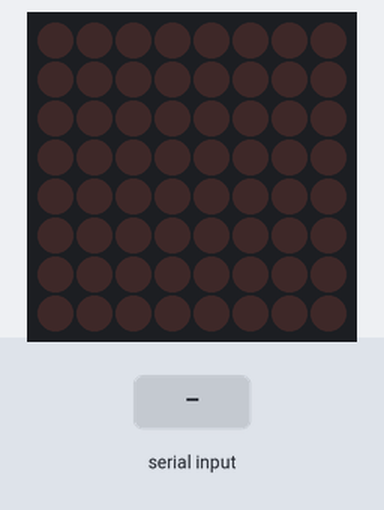
Simulated run of this sketch. Board: Arduino Uno, built with avr-gcc and run on an emulated ATmega328P. On the bench: 8×8 LED matrix. Wiring (inferred from the names in the program): MAX7219 LED driver (orientation assumed): data pin 2; clock pin 4; CS pin 3. The inputs (shaded band) are chosen by the test bench.

Above: at 1.2 s.
1.3 s: "5\n" received over Serial
At 2.0 s:
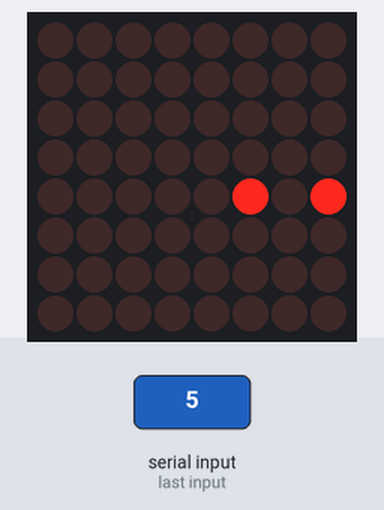
2.8 s: "1,90\n" received over Serial
At 3.3 s:
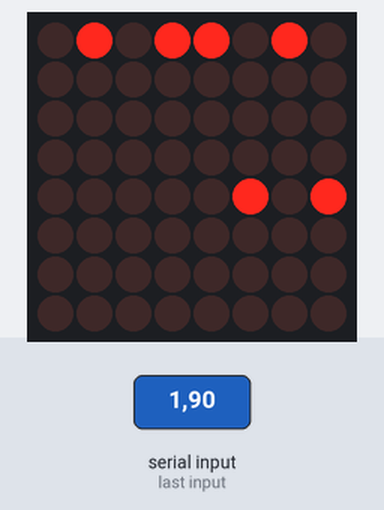
4.3 s: "5\n" received over Serial
At 5.5 s:
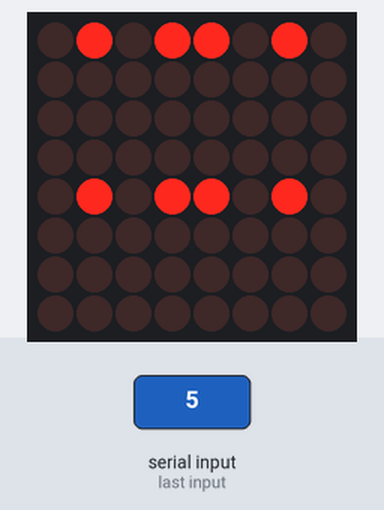
Timing chart, 0 to 7.3 s (numbered marks = the images above; inputs shaded):
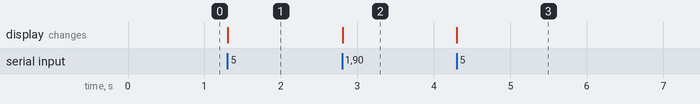

Measured:
- after the input at 1.3 s, the display: changes at once (image 1)
- after the input at 2.8 s, the display: changes at once (image 2)
- after the input at 4.3 s, the display: changes at once (image 3)

The sketch:

maxim.ino
```cpp
int dataIn = 2;
int load = 3;
int clock = 4;
 int val[8];
int maxInUse = 1;    //change this variable to set how many MAX7219's you'll use

int e = 0;           // just a varialble

                     // define max7219 registers
byte max7219_reg_noop        = 0x00;
byte max7219_reg_digit0      = 0x01;
byte max7219_reg_digit1      = 0x02;
byte max7219_reg_digit2      = 0x03;
byte max7219_reg_digit3      = 0x04;
byte max7219_reg_digit4      = 0x05;
byte max7219_reg_digit5      = 0x06;
byte max7219_reg_digit6      = 0x07;
byte max7219_reg_digit7      = 0x08;
byte max7219_reg_decodeMode  = 0x09;
byte max7219_reg_intensity   = 0x0a;
byte max7219_reg_scanLimit   = 0x0b;
byte max7219_reg_shutdown    = 0x0c;
byte max7219_reg_displayTest = 0x0f;

void putByte(byte data) {
  byte i = 8;
  byte mask;
  while(i > 0) {
    mask = 0x01 << (i - 1);      // get bitmask
    digitalWrite( clock, LOW);   // tick
    if (data & mask){            // choose bit
      digitalWrite(dataIn, HIGH);// send 1
    }else{
      digitalWrite(dataIn, LOW); // send 0
    }
    digitalWrite(clock, HIGH);   // tock
    --i;                         // move to lesser bit
  }

}

void maxSingle( byte reg, byte col) {
//maxSingle is the "easy"  function to use for a     //single max7219

  digitalWrite(load, LOW);       // begin
  putByte(reg);                  // specify register
  putByte(col);//((data & 0x01) * 256) + data >> 1); // put data
  digitalWrite(load, LOW);       // and load da shit
  digitalWrite(load,HIGH);
}

void maxAll (byte reg, byte col) {    // initialize  all  MAX7219's in the system
  int c = 0;
  digitalWrite(load, LOW);  // begin
  for ( c =1; c<= maxInUse; c++) {
  putByte(reg);  // specify register
  putByte(col);//((data & 0x01) * 256) + data >> 1); // put data
    }
  //digitalWrite(load, LOW);
  digitalWrite(load,HIGH);
}

void maxOne(byte maxNr, byte reg, byte col) {
//maxOne is for adressing different MAX7219's,
//whilele having a couple of them cascaded

  int c = 0;
  digitalWrite(load, LOW);  // begin

  for ( c = maxInUse; c > maxNr; c--) {
    putByte(0);    // means no operation
    putByte(0);    // means no operation
  }

  putByte(reg);  // specify register
  putByte(col);//((data & 0x01) * 256) + data >> 1); // put data

  for ( c =maxNr-1; c >= 1; c--) {
    putByte(0);    // means no operation
    putByte(0);    // means no operation
  }

  //digitalWrite(load, LOW); // and load da shit
  digitalWrite(load,HIGH);
}


void setup () {


  pinMode(dataIn, OUTPUT);
  pinMode(clock,  OUTPUT);
  pinMode(load,   OUTPUT);

  Serial.begin(9600);
  digitalWrite(clock, HIGH);

//initiation of the max 7219
  maxAll(max7219_reg_scanLimit, 0x07);
  maxAll(max7219_reg_decodeMode, 0x00);  // using an led matrix (not digits)
  maxAll(max7219_reg_shutdown, 0x01);    // not in shutdown mode
  maxAll(max7219_reg_displayTest, 0x00); // no display test
   for (e=1; e<=8; e++) {    // empty registers, turn all LEDs off
    maxAll(e,0);
  }
  maxAll(max7219_reg_intensity, 0x0f & 0x0f);    // the first 0x0f is the value you can set
                                                  // range: 0x00 to 0x0f
}

void loop () {

 char buffer[8];
   if (Serial.available() > 0) {
                // read the incoming byte:
                Serial.readBytesUntil('\n', buffer, 8);
                String data = String(buffer);
                String value = data.substring(data.indexOf(',') + 1);
                String row = data.substring(0,data.indexOf(','));

                val[row.toInt() - 1 ] = value.toInt();
      }
      for(int i =0;i<8;i++) {
        maxSingle(i+1, val[i]);
      }
  /*   maxSingle(1,255);
     maxSingle(2,255);
     maxSingle(3,255);
     maxSingle(4,255);
     maxSingle(5,255);
     maxSingle(6,255);
     maxSingle(7,255);
     maxSingle(8,255);
*/
    //delay(1000);
  //if you use just one MAX7219 it should look like this
/* int val1 =128;

 int data1 =1;
 int data2 =128;
  for(int i=1;i<9;i++)
  {

    maxSingle(1,data1);
    maxSingle(2,data2);
    maxSingle(3,data2);
    maxSingle(4,data1);
    maxSingle(5,data1);
    maxSingle(6,data2);
    maxSingle(7,data1);
    maxSingle(8,data2);
   delay(100);
    val = val* 2;
    data1 = data1 + val;
    val1 = val1/2;
    data2 = data2+val1;
  }
*/


   //  + - - - - - - -
  /* maxSingle(2,15);                       //  - + - - - - - -
   maxSingle(3,15);                       //  - - + - - - - -
   maxSingle(4,8);                       //  - - - + - - - -
   maxSingle(5,16);                      //  - - - - + - - -
   maxSingle(6,32);                      //  - - - - - + - -
   maxSingle(7,64);                      //  - - - - - - + -
   maxSingle(8,128);                     //  - - - - - - - +

  */
  //if you use more than one MAX7219, it should look like this


  /*maxAll(1,1);                       //  + - - - - - - -
  maxAll(2,3);                       //  + + - - - - - -
 /* maxAll(3,7);                       //  + + + - - - - -
  maxAll(4,15);                      //  + + + + - - - -
  maxAll(5,31);                      //  + + + + + - - -
  maxAll(6,63);                      //  + + + + + + - -
  maxAll(7,127);                     //  + + + + + + + -
  maxAll(8,255);                     //  + + + + + + + +
  */

  //

  //if you use more then one max7219 the second one should look like this


 /* maxOne(1,1,1);                       //  + - - - - - - -
  maxOne(2,2,2);                       //  - + - - - - - -
  maxOne(2,3,4);                       //  - - + - - - - -
  maxOne(2,4,8);                       //  - - - + - - - -
  maxOne(2,5,16);                      //  - - - - + - - -
  maxOne(2,6,32);                      //  - - - - - + - -
  maxOne(2,7,64);                      //  - - - - - - + -
  maxOne(2,8,128);                     //  - - - - - - - +
*/

}
```
